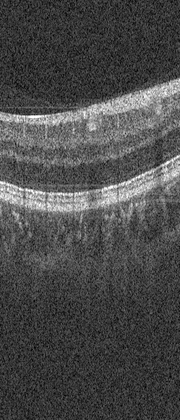
%> input picture images/6.tif, 180 x 420 px, shrunk from 300 x 700 before the run
$ octave rpe.m   (GNU Octave 9; MATLAB toolbox functions it lacks are replaced by stand-ins)
%> lines starting %> are read from the running program, lines starting %| are printed output that depends on the picture; in (x1, y1, x2, y2) boxes, pixels count from 0 and x2, y2 are one past the last pixel; in counts of white or black regions, pixels touching at a corner belong together; the program's own positions count from 1
clear;
I0 = imread('6.tif');
%> I0 is the input picture: size 420x180 uint8; min 0, max 255, mean 74.8

%RPE提取
[m,n] = size(I0);
%> m = 420; n = 180
I1 = medfilt2(I0,[5, 5]); %中值滤波
I1 = imadjust(I1,[],[],1.5); %伽马变换
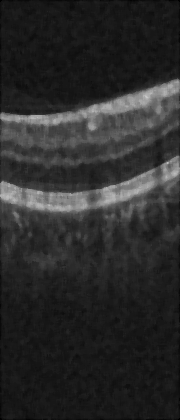
%> I1: size 420x180 uint8; min 0, max 199, mean 43.4
thresh = graythresh(I1);    %大津法全局阈值调整
%> thresh = 0.282
I2 = imbinarize(I1, thresh+0.17); %二值化
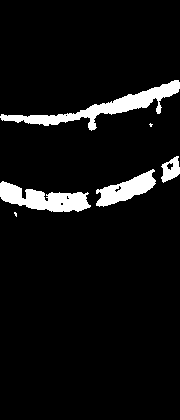
%> I2: size 420x180 logical; 6.6% white; 6 white regions (2 under 20 px), largest, box (x1, y1, x2, y2) and area: (0, 80, 180, 131) 2061, (0, 181, 91, 212) 1546, (96, 169, 156, 207) 1031, (161, 156, 180, 183) 304
I3 = edge(I2,'canny');
%> I3: size 420x180 logical; 1.4% white in thin lines or dots, all inside (x1, y1, x2, y2) = (1, 80, 179, 217)

%边界特征提取
for j = 1:n
    ymin(j) = 1;
end
%> after the loop, ymin = 180 values from 1 to 1

for i = m:-1:1
    for j = 1:n
        if(I3(i, j) == 1)
            if(i > ymin(j))
                ymin(j) = i;
            else
                I3(i,j)=0;
            end
        end
    end
end
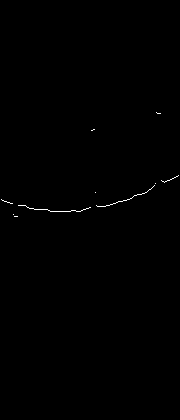
%> I3: size 420x180 logical; 0.24% white in thin lines or dots, all inside (x1, y1, x2, y2) = (1, 112, 179, 217)
%> after the loop, ymin = 180 values, max 217 at index 15, min 1 at index 1, mean 196.3

%区域膨胀，连通边缘
B1 = [0 0 0
      1 1 1
      0 0 0];
for i = 1:6
    I3 = imdilate(I3, B1);
end
%> I3: size 420x180 logical; 1.1% white; 8 white regions (3 under 20 px), largest, box (x1, y1, x2, y2) and area: (12, 185, 161, 212) 547, (149, 175, 180, 184) 122, (0, 199, 19, 204) 61, (150, 112, 167, 114) 29, (85, 129, 101, 131) 28
B2 = [0 1 0
      1 1 1
      0 1 0];
for i = 1:4
    I3 = imdilate(I3, B2);
end
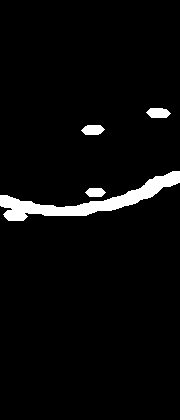
%> I3: size 420x180 logical; 3.9% white; 4 white regions, box (x1, y1, x2, y2) and area: (0, 171, 180, 221) 2419, (146, 108, 171, 118) 197, (81, 125, 105, 135) 188, (85, 188, 106, 197) 149

imLabel = bwlabel(I3);                %对各连通域进行标记
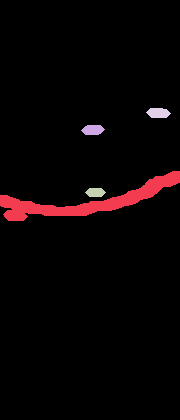
%> imLabel: size 420x180 double; 5 distinct labels, from 0 to 4; one colour per label, 0 black
stats = regionprops(imLabel,'Area');    %求各连通域的大小
%> stats = 4 regions; Area: 2419, 197, 188, 149
area = cat(1,stats.Area);
%> area = [2419; 188; 149; 197]
index = find(area == max(area));        %求最大连通域的索引
%> index = 1
I3 = ismember(imLabel,index);          %获取最大连通域图像
%> I3: size 420x180 logical; 3.2% white; 1 white region, box (x1, y1, x2, y2) and area: (0, 171, 180, 221) 2419

%提取下边界特征
for j = 1:n
    ymin(j) = 1;
end
%> after the loop, ymin = 180 values from 1 to 1

for i = m:-1:1
    for j = 1:n
        if(I3(i, j) == 1)
            if(i > ymin(j))
                ymin(j) = i;
            else
                I3(i,j)=0;
            end
        end
    end
end
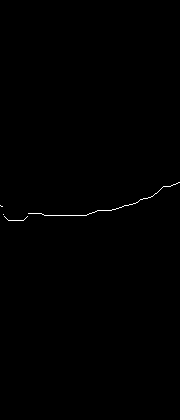
%> I3: size 420x180 logical; 0.24% white in thin lines or dots, all inside (x1, y1, x2, y2) = (0, 182, 180, 221)
%> after the loop, ymin = 180 values, max 221 at index 9, min 183 at index 179, mean 208.7

k = 1;
for i = 1:m
    for j = n:-1:1
        if(I3(i,j) == 1)
            if(i == ymin(j))
                yV(k) = i;
                xV(k) = j;
                k = k + 1;
            end
        end
    end
end
%> after the loop, k = 181; xV = 180 values, max 180 at index 1, min 1 at index 57, mean 90.5; yV = 180 values from 183 to 221

imshow(I0);
hold on;

%绘制边界
pV = polyfit(xV, yV, 10);
%> pV = [1.69e-19 -8.26e-17 -2.79e-14 3.13e-11 -1.03e-08 1.78e-06 -0.000177 0.0102 -0.315 4.4 200.2]
y1V = polyval(pV, xV);
%> y1V = 180 values, max 222 at index 176, min 183.6 at index 1, mean 208.7
xxV = linspace(1, n, 300);
%> xxV = 300 values from 1 to 180
yyV = spline(xV, y1V, xxV)-4;
%> yyV = 300 values, max 218 at index 22, min 179.6 at index 300, mean 204.8
plot(xxV, yyV, '-', 'LineWidth', 1, 'color', 'm');
legend('RPE');
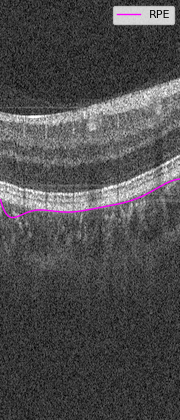
%> figure redrawn from the program's plot data

$ run again, with images/1.tif copied over images/6.tif
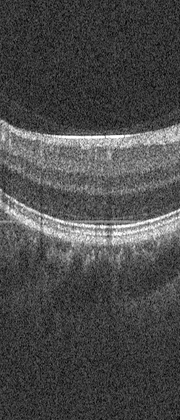
%> input picture images/1.tif, 180 x 420 px, shrunk from 300 x 700 before the run
%> I0 is the input picture: size 420x180 uint8; min 2, max 255, mean 74.8
%> thresh = 0.278
%> I2: size 420x180 logical; 6.4% white; 7 white regions (3 under 20 px), largest, box (x1, y1, x2, y2) and area: (2, 122, 180, 150) 1798, (3, 199, 108, 245) 1645, (111, 210, 180, 245) 1318, (2, 131, 6, 141) 33
%> after the loop `for i = m:-1:1`:
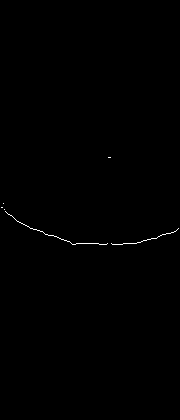
%> I3: size 420x180 logical; 0.24% white in thin lines or dots, all inside (x1, y1, x2, y2) = (1, 157, 179, 245)
%> after the loop `for i = m:-1:1`: ymin = 180 values, max 245 at index 73, min 1 at index 1, mean 232.4
%> imLabel: size 420x180 double; 3 distinct labels, from 0 to 2
%> stats = 2 regions; Area: 2327, 167
%> area = [2327; 167]
%> index = 1
%> after the loop `for j = 1:n`: ymin = 180 values from 1 to 1
%> after the loop `for i = m:-1:1`: ymin = 180 values, max 249 at index 67, min 217 at index 1, mean 242.1
%> after the loop `for i = 1:m`: k = 181; xV = 180 values, max 180 at index 38, min 1 at index 1, mean 90.5; yV = 180 values from 217 to 249
%> pV = [5.42e-18 -5.16e-15 2.1e-12 -4.75e-10 6.51e-08 -5.53e-06 0.000285 -0.00834 0.117 0.0638 217.4]
%> y1V = 180 values, max 249 at index 137, min 217.5 at index 1, mean 242.1
%> yyV = 300 values, max 245 at index 202, min 213.5 at index 1, mean 238.1
%> `legend('RPE');`:
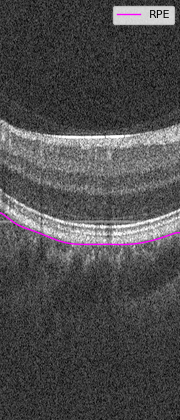
%> figure redrawn from the program's plot data

$ run again, with images/10.tif copied over images/6.tif
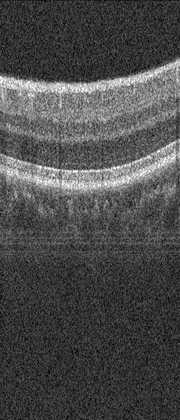
%> input picture images/10.tif, 180 x 420 px, shrunk from 300 x 700 before the run
%> I0 is the input picture: size 420x180 uint8; min 0, max 255, mean 75.4
%> thresh = 0.275
%> I2: size 420x180 logical; 6.8% white; 25 white regions (22 under 20 px), largest, box (x1, y1, x2, y2) and area: (0, 142, 180, 192) 3072, (0, 60, 180, 109) 1952, (99, 115, 106, 122) 28
%> after the loop `for i = m:-1:1`:
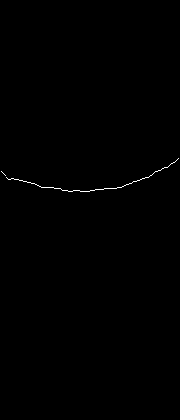
%> I3: size 420x180 logical; 0.24% white in thin lines or dots, all inside (x1, y1, x2, y2) = (1, 158, 179, 192)
%> after the loop `for i = m:-1:1`: ymin = 180 values, max 192 at index 69, min 1 at index 1, mean 181.1
%> imLabel: size 420x180 double; values 0 (black) and 1 (white), 3% white; 1 white region, box (x1, y1, x2, y2) and area: (0, 154, 180, 196) 2254
%> stats = 1 region; Area: 2254
%> area = 2254
%> index = 1
%> after the loop `for j = 1:n`: ymin = 180 values from 1 to 1
%> after the loop `for i = m:-1:1`: ymin = 180 values, max 196 at index 63, min 167 at index 180, mean 188.6
%> after the loop `for i = 1:m`: k = 181; xV = 180 values, max 180 at index 1, min 1 at index 30, mean 90.5; yV = 180 values from 167 to 196
%> pV = [-2.29e-18 1.96e-15 -7.09e-13 1.42e-10 -1.71e-08 1.27e-06 -5.64e-05 0.0013 -0.00856 0.105 183]
%> y1V = 180 values, max 196.1 at index 162, min 166.9 at index 1, mean 188.6
%> yyV = 300 values, max 192.1 at index 134, min 162.9 at index 300, mean 184.6
%> `legend('RPE');`:
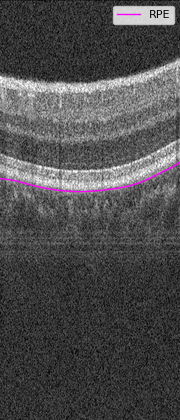
%> figure redrawn from the program's plot data

$ run again, with images/11.tif copied over images/6.tif
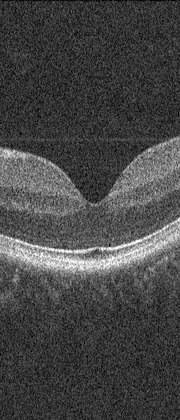
%> input picture images/11.tif, 180 x 420 px, shrunk from 300 x 700 before the run
%> I0 is the input picture: size 420x180 uint8; min 0, max 255, mean 70.1
%> thresh = 0.263
%> I2: size 420x180 logical; 5% white; 11 white regions (9 under 20 px), largest, box (x1, y1, x2, y2) and area: (0, 219, 180, 273) 3557, (1, 149, 28, 159) 153
%> after the loop `for i = m:-1:1`: ymin = 180 values, max 273 at index 86, min 1 at index 1, mean 260.8
%> imLabel: size 420x180 double; values 0 (black) and 1 (white), 3% white; 1 white region, box (x1, y1, x2, y2) and area: (0, 235, 180, 277) 2241
%> stats = 1 region; Area: 2241
%> area = 2241
%> index = 1
%> after the loop `for j = 1:n`: ymin = 180 values from 1 to 1
%> after the loop `for i = m:-1:1`: ymin = 180 values, max 277 at index 80, min 248 at index 180, mean 269.2
%> after the loop `for i = 1:m`: k = 181; xV = 180 values, max 180 at index 1, min 1 at index 26, mean 90.5; yV = 180 values from 248 to 277
%> pV = [-4.55e-18 4.15e-15 -1.61e-12 3.48e-10 -4.55e-08 3.69e-06 -0.000182 0.00512 -0.0751 0.824 259.4]
%> y1V = 180 values, max 276.9 at index 173, min 248 at index 1, mean 269.2
%> yyV = 300 values, max 272.9 at index 145, min 244 at index 300, mean 265.3
%> `legend('RPE');`:
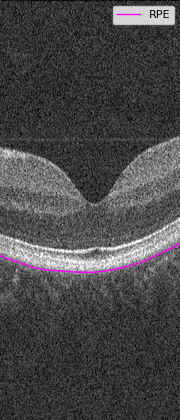
%> figure redrawn from the program's plot data
